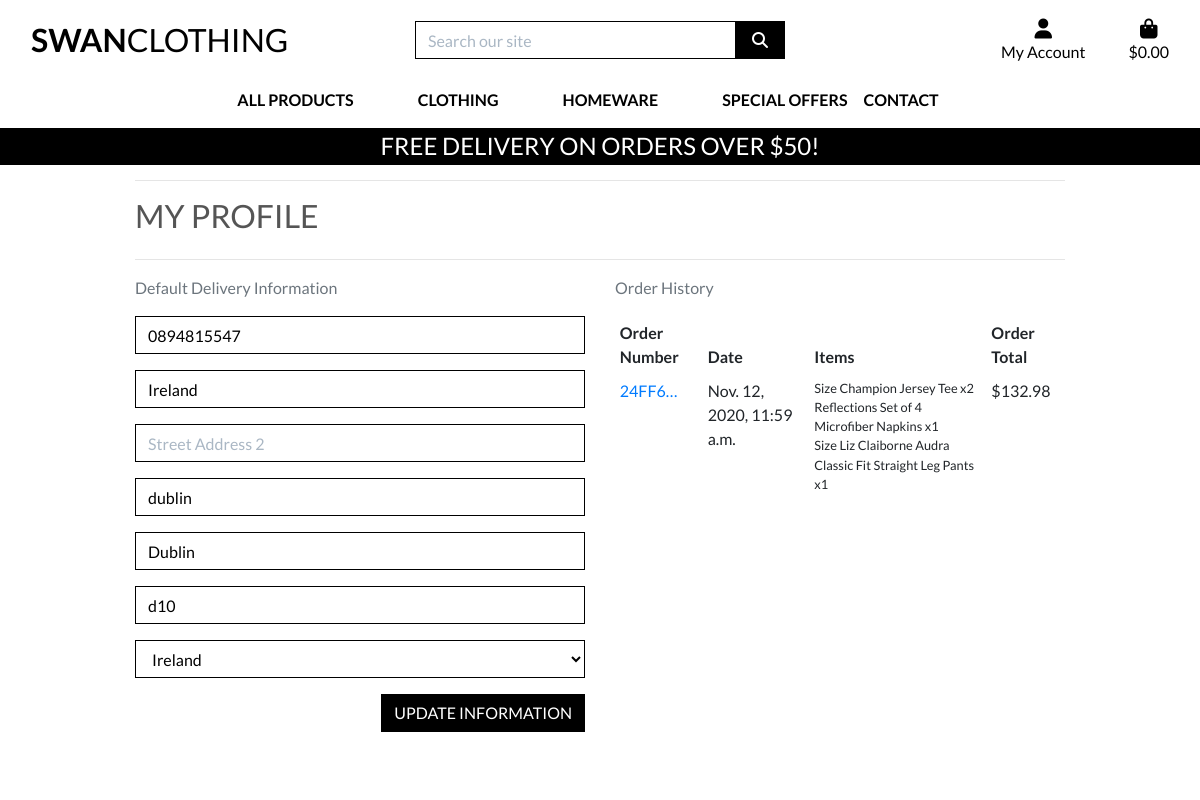
/profile/ (signed in), run on the app's committed database.
### profiles/models.py (models this page shows, shortened)
class UserProfile(models.Model):
    user = models.OneToOneField(User, on_delete=models.CASCADE)
    default_phone_number = models.CharField(max_length=20, null=True, blank=True)
    default_street_address1 = models.CharField(max_length=80, null=True, blank=True)
    default_street_address2 = models.CharField(max_length=80, null=True, blank=True)
    default_town_or_city = models.CharField(max_length=40, null=True, blank=True)
    default_county = models.CharField(max_length=80, null=True, blank=True)
    default_postcode = models.CharField(max_length=20, null=True, blank=True)
    default_country = CountryField(blank_label='Country', null=True, blank=True)

### checkout/models.py (models this page shows, shortened)
class Order(models.Model):
    order_number = models.CharField(max_length=32, null=False, editable=False)
    user_profile = models.ForeignKey(UserProfile, on_delete=models.SET_NULL,
                                     null=True, blank=True, related_name='orders')
    full_name = models.CharField(max_length=50, null=False, blank=False)
    email = models.EmailField(max_length=254, null=False, blank=False)
    phone_number = models.CharField(max_length=20, null=False, blank=False)
    country = CountryField(blank_label='Country *', null=False, blank=False)
    postcode = models.CharField(max_length=20, null=True, blank=True)
    town_or_city = models.CharField(max_length=40, null=False, blank=False)
    street_address1 = models.CharField(max_length=80, null=False, blank=False)
    street_address2 = models.CharField(max_length=80, null=True, blank=True)
    county = models.CharField(max_length=80, null=True, blank=True)
    date = models.DateTimeField(auto_now_add=True)
    delivery_cost = models.DecimalField(max_digits=6, decimal_places=2, null=False, default=0)
    order_total = models.DecimalField(max_digits=10, decimal_places=2, null=False, default=0)
    grand_total = models.DecimalField(max_digits=10, decimal_places=2, null=False, default=0)
    original_bag = models.TextField(null=False, blank=False, default='')
    stripe_pid = models.CharField(max_length=254, null=False, blank=False, default='')

class OrderLineItem(models.Model):
    order = models.ForeignKey(Order, null=False, blank=False, on_delete=models.CASCADE, related_name='lineitems')
    product = models.ForeignKey(Product, null=False, blank=False, on_delete=models.CASCADE)
    product_size = models.CharField(max_length=2, null=True, blank=True) # XS, S, M, L, XL
    quantity = models.IntegerField(null=False, blank=False, default=0)
    lineitem_total = models.DecimalField(max_digits=6, decimal_places=2, null=False, blank=False, editable=False)

### products/models.py (models this page shows, shortened)
class Product(models.Model):
    category = models.ForeignKey('Category', null=True, blank=True, on_delete=models.SET_NULL)
    sku = models.CharField(max_length=254, null=True, blank=True)
    name = models.CharField(max_length=254)
    description = models.TextField()
    has_sizes = models.BooleanField(default=False, null=True, blank=True)
    price = models.DecimalField(max_digits=6, decimal_places=2)
    rating = models.DecimalField(max_digits=6, decimal_places=2, null=True, blank=True)
    image_url = models.URLField(max_length=1024, null=True, blank=True)
    image = models.ImageField(null=True, blank=True)

### profiles/views.py (the view)
# urls.py: path('', views.profile, name='profile'),
@login_required
def profile(request):
    profile = get_object_or_404(UserProfile, user=request.user)
    if request.method == 'POST':
        form = UserProfileForm(request.POST, instance=profile)
        if form.is_valid():
            form.save()
            messages.success(request, 'Profile updated successfully')
        else:
            messages.error(request, 'Profile updated successfully')
    else:
        form = UserProfileForm(instance=profile)
    orders = profile.orders.all()
    template = 'profiles/profile.html'
    context = {
        'form': form,
        'orders': orders,
        'on_profile_page': True
    }
    return render(request, template, context)

### profiles/forms.py
class UserProfileForm(forms.ModelForm):
    class Meta:
        model = UserProfile
        exclude = ('user',)
    def __init__(self, *args, **kwargs):
        super().__init__(*args, **kwargs)
        placeholders = {
            'default_phone_number': 'Phone Number',
            'default_postcode': 'Postal Code',
            'default_town_or_city': 'Town or City',
            'default_street_address1': 'Street Address 1',
            'default_street_address2': 'Street Address 2',
            'default_county': 'County, State or Locality',
        }
        self.fields['default_phone_number'].widget.attrs['autofocus'] = True
        for field in self.fields:
            if field != 'default_country':
                if self.fields[field].required:
                    placeholder = f'{placeholders[field]} *'
                else:
                    placeholder = placeholders[field]
                self.fields[field].widget.attrs['placeholder'] = placeholder
            self.fields[field].widget.attrs['class'] = 'border-black rounded-0 profile-form-input'
            self.fields[field].label = False

### bag/contexts.py (called while the page is built, shortened)
def bag_contents(request):
    bag_items = []
    total = 0
    product_count = 0
    bag = request.session.get('bag', {})
    if total < settings.FREE_DELIVERY_THRESHOLD:
        delivery = total * Decimal(settings.STANDARD_DELIVERY_PERCENTAGE / 100)
        free_delivery_delta = settings.FREE_DELIVERY_THRESHOLD - total
    else:
        delivery = 0
        free_delivery_delta = 0
    grand_total = delivery + total
    context = {
        'bag_items': bag_items,
        'total': total,
        'product_count': product_count,
        'delivery': delivery,
        'free_delivery_delta': free_delivery_delta,
        'free_delivery_threshold': settings.FREE_DELIVERY_THRESHOLD,
        'grand_total': grand_total,
    }
    return context

### profiles/templates/profiles/profile.html (shortened to what this page needs)
{% extends "base.html" %}
{% load static %}
{% block extra_css %}
    <link rel="stylesheet" href="{% static 'profiles/css/profile.css' %}">
{% endblock %}
{% block page_header %}
    <div class="container header-container">
    </div>
{% endblock %}
{% block content %}
    <div class="overlay"></div>
    <div class="container">
        <div class="row">
            <div class="col">
                <hr>
                <h2 class="logo-font mb-4">My Profile</h2>
                <hr>
            </div>
        </div>
        <div class="row">
            <div class="col-12 col-lg-6">
                <p class="text-muted">Default Delivery Information</p>
                <form class="mt-3" action="{% url 'profile' %}" method="POST" id="profile-update-form">
                    {{ form|crispy }}
                    <button class="btn btn-black rounded-0 text-uppercase float-right">Update Information</button>
                </form>
            </div>
            <div class="col-12 col-lg-6">
                <p class="text-muted">Order History</p>
                <div class="order-history table-responsive">
                    <table class="table table-sm table-borderless">
                        <thead>
                            <tr>
                                <th>Order Number</th>
                                <th>Date</th>
                                <th>Items</th>
                                <th>Order Total</th>
                            </tr>
                        </thead>
                        <tbody>
                            {% for order in orders %}
                                <tr>
                                    <td>
                                        <a href="{% url 'order_history' order.order_number %}"
                                        title="{{ order.order_number }}">
                                            {{ order.order_number|truncatechars:6 }}
                                        </a>
                                    </td>
                                    <td>{{ order.date }}</td>
                                    <td>
                                        <ul class="list-unstyled">
                                            {% for item in order.lineitems.all %}
                                                <li class="small">
                                                    {% if item.product.has_sizes %}
                                                        Size {{ item.product.size|upper }}
                                                    {% endif %}{{ item.product.name }} x{{ item.quantity }}
                                                </li>
                                            {% endfor %}
                                        </ul>
                                    </td>
                                    <td>${{ order.grand_total }}</td>
                                </tr>
                            {% endfor %}
                        </tbody>
                    </table>
                </div>
            </div>
        </div>
{% endblock %}

### static/css/base.css (style rules this page uses)
html { height: 100%; }
body { background: url('/media/homepage_background_cropped.jpg') no-repeat center center fixed; background-size: cover; height: calc(100vh - 164px); color: #555; font-family: 'Lato'; }
.logo-font { text-transform: uppercase; }
.btn-black { background: black; color: white; }
.border-black { border: 1px solid black !important; }
.overlay { height: 100%; width: 100%; top: 0; left: 0; position: fixed; background: white; z-index: -1; }
@media (min-width: 1200px) { .container { max-width: 80%; } }
@media (min-width: 992px) { .header-container { padding-top: 164px; } }

### profiles/static/profiles/css/profile.css (style rules this page uses)
.order-history { max-height: 416px; overflow-y:auto; }
#profile-update-form .form-control { color: #000; }
#profile-update-form input::placeholder { color: #aab7c4; }
#id_default_country, #id_default_country option:not(:first-child) { color: #000; }

### data on the page
UserProfile: default_phone_number "0894815547", default_street_address1 "Ireland", default_town_or_city "dublin", default_county "Dublin", default_postcode "d10", default_country "Ireland"
Order: order_number "24FF6…", date "Nov. 12, 2020, 11:59 a.m.", grand_total "132.98"
OrderLineItem: product.name "Champion Jersey Tee", quantity "2"
OrderLineItem: product.name "Reflections Set of 4 Microfiber Napkins", quantity "1"
OrderLineItem: product.name "Liz Claiborne Audra Classic Fit Straight Leg Pants", quantity "1"

### other printed values
{{ free_delivery_threshold }} "50"
